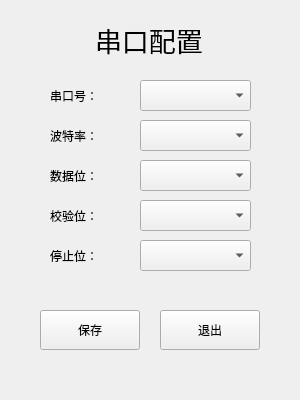
<?xml version="1.0" encoding="UTF-8"?>
<ui version="4.0">
 <class>portSettings</class>
 <widget class="QWidget" name="portSettings">
  <property name="geometry">
   <rect>
    <x>0</x>
    <y>0</y>
    <width>300</width>
    <height>400</height>
   </rect>
  </property>
  <property name="windowTitle">
   <string>Form</string>
  </property>
  <widget class="QPushButton" name="saveButton">
   <property name="geometry">
    <rect>
     <x>40</x>
     <y>310</y>
     <width>100</width>
     <height>40</height>
    </rect>
   </property>
   <property name="text">
    <string>保存</string>
   </property>
  </widget>
  <widget class="QComboBox" name="combo_portName">
   <property name="geometry">
    <rect>
     <x>140</x>
     <y>80</y>
     <width>111</width>
     <height>31</height>
    </rect>
   </property>
  </widget>
  <widget class="QComboBox" name="combo_baudRate">
   <property name="geometry">
    <rect>
     <x>140</x>
     <y>120</y>
     <width>111</width>
     <height>31</height>
    </rect>
   </property>
   <property name="currentIndex">
    <number>-1</number>
   </property>
  </widget>
  <widget class="QComboBox" name="combo_parityBits">
   <property name="geometry">
    <rect>
     <x>140</x>
     <y>200</y>
     <width>111</width>
     <height>31</height>
    </rect>
   </property>
  </widget>
  <widget class="QComboBox" name="combo_dataBits">
   <property name="geometry">
    <rect>
     <x>140</x>
     <y>160</y>
     <width>111</width>
     <height>31</height>
    </rect>
   </property>
   <property name="currentIndex">
    <number>-1</number>
   </property>
  </widget>
  <widget class="QComboBox" name="combo_stopBits">
   <property name="geometry">
    <rect>
     <x>140</x>
     <y>240</y>
     <width>111</width>
     <height>31</height>
    </rect>
   </property>
  </widget>
  <widget class="QLabel" name="label">
   <property name="geometry">
    <rect>
     <x>50</x>
     <y>80</y>
     <width>71</width>
     <height>31</height>
    </rect>
   </property>
   <property name="text">
    <string>串口号：</string>
   </property>
  </widget>
  <widget class="QLabel" name="label_2">
   <property name="geometry">
    <rect>
     <x>50</x>
     <y>120</y>
     <width>71</width>
     <height>31</height>
    </rect>
   </property>
   <property name="text">
    <string>波特率：</string>
   </property>
  </widget>
  <widget class="QLabel" name="label_3">
   <property name="geometry">
    <rect>
     <x>50</x>
     <y>160</y>
     <width>71</width>
     <height>31</height>
    </rect>
   </property>
   <property name="text">
    <string>数据位：</string>
   </property>
  </widget>
  <widget class="QLabel" name="label_4">
   <property name="geometry">
    <rect>
     <x>50</x>
     <y>200</y>
     <width>71</width>
     <height>31</height>
    </rect>
   </property>
   <property name="text">
    <string>校验位：</string>
   </property>
  </widget>
  <widget class="QLabel" name="label_5">
   <property name="geometry">
    <rect>
     <x>50</x>
     <y>240</y>
     <width>71</width>
     <height>31</height>
    </rect>
   </property>
   <property name="text">
    <string>停止位：</string>
   </property>
  </widget>
  <widget class="QLabel" name="settings_label">
   <property name="geometry">
    <rect>
     <x>95</x>
     <y>20</y>
     <width>110</width>
     <height>41</height>
    </rect>
   </property>
   <property name="text">
    <string>&lt;html&gt;&lt;head/&gt;&lt;body&gt;&lt;p&gt;&lt;span style=&quot; font-size:20pt;&quot;&gt;串口配置&lt;/span&gt;&lt;/p&gt;&lt;/body&gt;&lt;/html&gt;</string>
   </property>
  </widget>
  <widget class="QPushButton" name="exitButton">
   <property name="geometry">
    <rect>
     <x>160</x>
     <y>310</y>
     <width>100</width>
     <height>40</height>
    </rect>
   </property>
   <property name="text">
    <string>退出</string>
   </property>
  </widget>
 </widget>
 <resources/>
 <connections/>
</ui>
